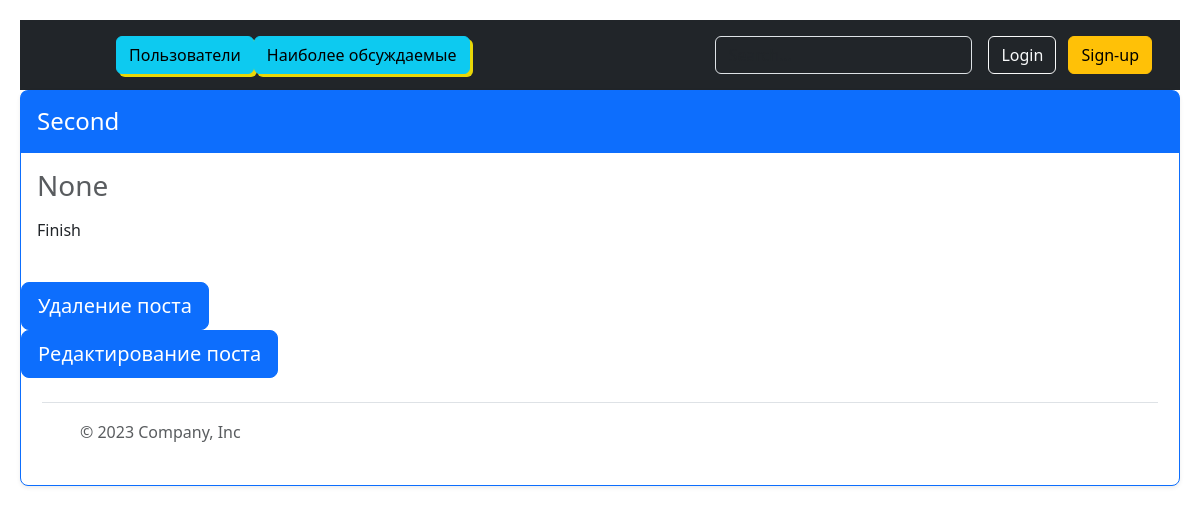
The page /post/2 on the database as committed earlier.
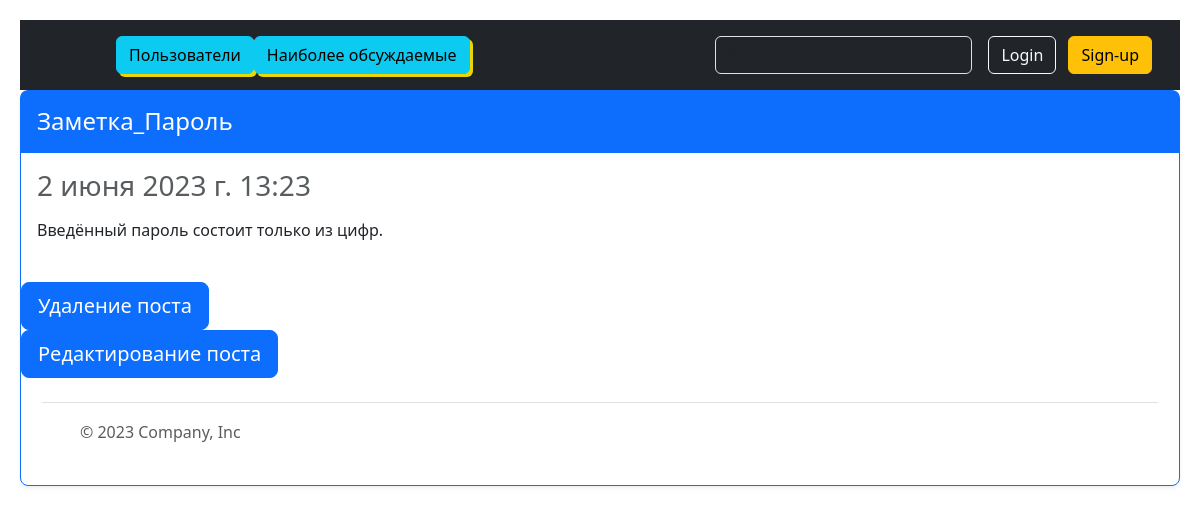
The same page on the database as committed later.
### todolist/models.py (models this page shows, shortened)
class Post(models.Model):
    title = models.CharField(max_length=100)
    created = models.DateTimeField(auto_now_add=True)
    user = models.ForeignKey("user.User", on_delete=models.CASCADE, related_name="posts")
    content = models.TextField()
    tags = models.ManyToManyField("Tag", related_name="posts")
    class Meta():
        ordering = ["-title"]

### todolist/views_class.py (the view)
class ShowPost(View):
    def get(self, request, post_id: int):
        post = get_object_or_404(Post, id=post_id)
        return render(request, "todolist/show_post.html", {"post": post})

### templates/todolist/show_post.html (shortened to what this page needs)
{% extends "todolist/base.html" %}
{% block content %}
    <div class="card mb-4 rounded-3 shadow-sm border-primary">
          <div class="card-header py-3 text-bg-primary border-primary">
            <h4 class="my-0 fw-normal">{{ post.title }}</h4>
          </div>
          <div class="card-body">
            <h3 <small class="text-body-secondary fw-light">{{ post.created }}</small></h3>
            <ul class="list-unstyled mt-3 mb-4">
              <li>{{ post.content }}</li>
            </ul>
          </div>
        <div>
            <form method="post" action="{% url 'post_delete' post.id %}">
                <button type="submit" value="Delete" class="w-30 btn btn-lg btn-primary">Удаление поста</button>
            </form>
            <a href="{% url 'post_edit' post.id %}">
                <button type="submit" value="Edit" class="w-30 btn btn-lg btn-primary">Редактирование поста</button>
            </a>
        </div>
{% endblock %}

Rows that differ between the two databases and show on the page:
changed Post: title "Second" → "Заметка_Пароль"; created "None" → "2 июня 2023 г. 13:23"; content "Finish" → "Введённый пароль состоит только из цифр."
